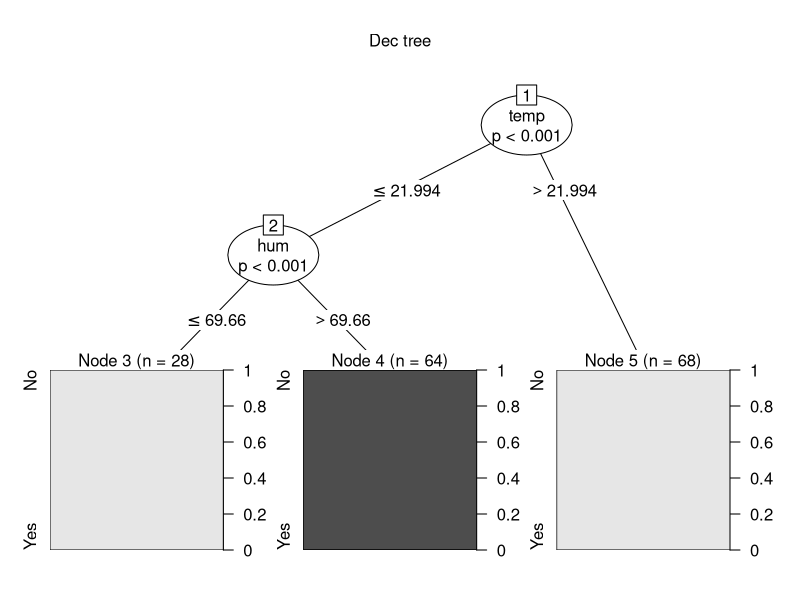

The R script that drew this image:
library(partykit)
library(caTools)

wd<-data.frame(
  temp=rnorm(200,mean=20,sd=5),
  hum=rnorm(200,mean=75,sd=15),
  ws=rnorm(200,mean=50,sd=10),
  rt=sample(c("Yes","No"),200,replace=TRUE)
)

wd$tom<-with(wd,ifelse(hum>70 & temp<22,"Yes","No"))
wd$tom<-as.factor(wd$tom)
wd$rt<-as.factor(wd$rt)

sample<-sample.split(wd$temp,SplitRatio=0.8)
train<-subset(wd,sample==TRUE)
test<-subset(wd,sample==FALSE)

train$tom<-as.factor(train$tom)
test$tom<-as.factor(test$tom)

control<-ctree_control(mincriterion = 0.95,minsplit = 10)
model<-ctree(tom~rt+ws+hum+temp,data=train,control=control)
plot(model,main="Dec tree")

predict_model <- predict(model, newdata = test)

# Create a confusion matrix
mat <- table(test$tom, predict_model)
print("Confusion Matrix:")
print(mat)

# Calculate accuracy
accuracy <- sum(diag(mat)) / sum(mat)
print(paste("Accuracy:", round(accuracy * 100, 2), "%"))
